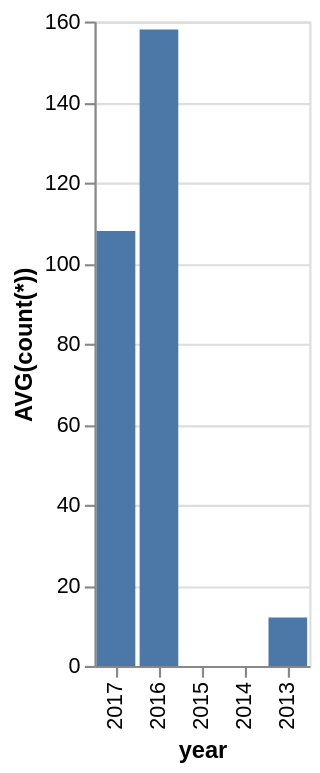

Here is the Vega-Lite specification saved for this chart:
### Vega-Lite specification from a JSON file in a GitHub repository (floating-point values rounded to 4 significant figures)
{"data": {"values": [{"x_data": "2013", "y_data": 12}, {"x_data": "2014", "y_data": 0}, {"x_data": "2015", "y_data": 0}, {"x_data": "2016", "y_data": 158}, {"x_data": "2017", "y_data": 108}]}, "mark": "bar", "encoding": {"x": {"field": "x_data", "type": "nominal", "title": "year", "sort": "descending"}, "y": {"field": "y_data", "type": "quantitative", "title": "AVG(count(*))"}}}
